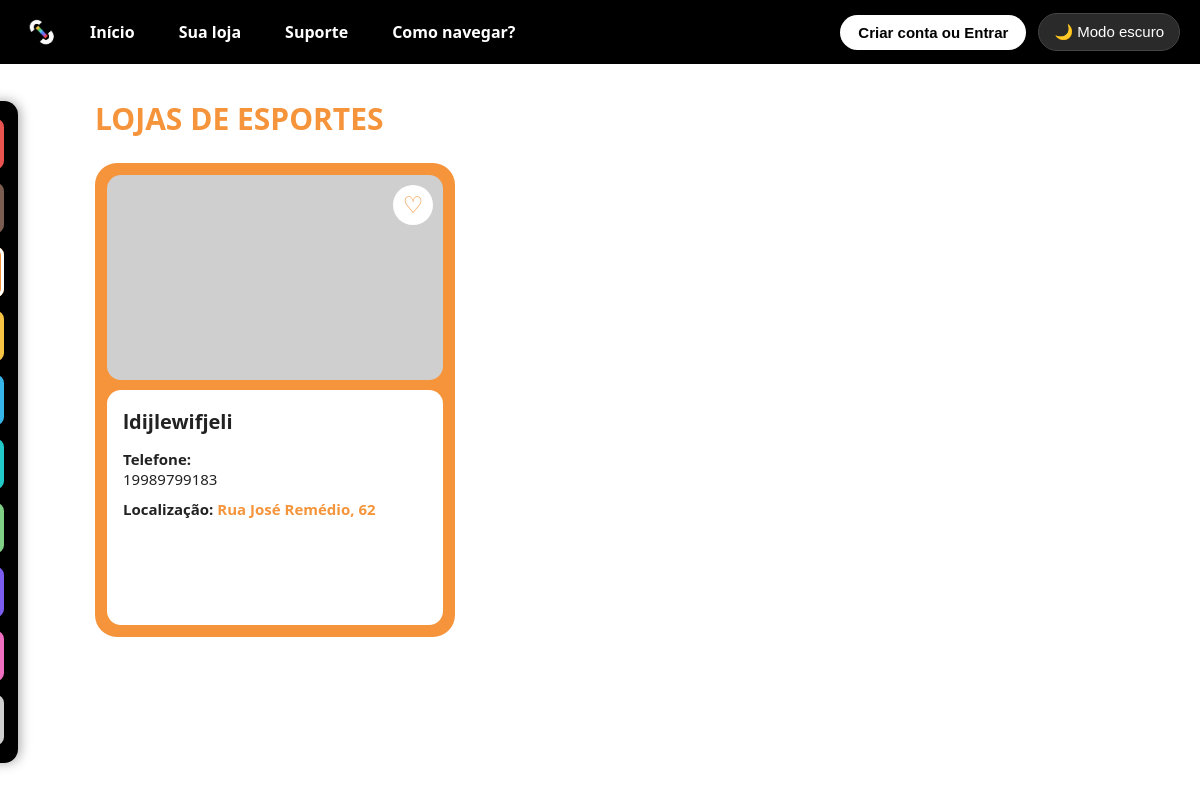
The app's page /CatEsportes/ with its own data.
### AppStoreLink/models.py (models this page shows, shortened)
class Loja(models.Model):
    id_loja = models.AutoField(primary_key=True)
    nome_loja = models.CharField(max_length=100)
    telefone_loja = models.CharField(max_length=15, blank=True, null=True)
    email_loja = models.EmailField(max_length=100)
    cnpj = models.CharField(max_length=18, unique=True) # !--!--!--!--!--!--!--! {{MUDAR PARA RECEBER TAMBEM CARACTERES "pois o CNPJ atual recebe letras tembem"}}  !--!--!--!--!--!--!--!
    foto_estabelecimento = models.CharField(max_length=255, blank=True, null=True)
    link = models.URLField(max_length=255, blank=True, null=True)
    id_endereco = models.ForeignKey(
        Endereco, on_delete=models.CASCADE, db_column="id_endereco"
    )
    id_categoria = models.ForeignKey(
        Categoria, on_delete=models.CASCADE, db_column="id_categoria"
    )

class Endereco(models.Model):
    id_endereco = models.AutoField(primary_key=True)
    rua = models.CharField(max_length=100)
    numero_estabelecimento = models.CharField(max_length=10)
    cep = models.CharField(max_length=9)

### AppStoreLink/views.py (the view)
# urls.py: path('CatEsportes/', CatEsportes, name='CatEsportes'),
def CatEsportes(request):
    lojas = Loja.objects.filter(
        id_categoria__tipo_categoria='Esportes'
    ).select_related('id_endereco', 'id_categoria')
    contexto = {
        'categoria': 'Esportes',
        'lojas': lojas,
    }
    return render(request, 'AppStoreLink/CatEsportes.html', contexto)

### AppStoreLink/context_processors.py (called while the page is built)
def usuario_logado(request): # -> define a função que chama a cada renderização
    usuario_id = request.session.get('usuario_id') # -> essa linha define que um 'usuario_id' e logado, e nao logado e um 'None'
    usuario = Usuario.objects.filter(pk=usuario_id).first() if usuario_id else None # -> verifica se o 'usuario_id' tem valor, caso nao, retorna 'None'
    return {'usuario_logado': usuario} # -> a chave 'usuario_logado' vira o nome da var. em templates

### templates/AppStoreLink/CatEsportes.html (shortened to what this page needs)
{% load static %}
<!DOCTYPE html>
<html lang="pt-BR">
<head>
  <link rel="stylesheet" href="{% static 'AppStoreLink/styles/style.css' %}">
  <link rel="stylesheet" href="{% static 'AppStoreLink/styles/catesportes.css' %}">
</head>
<body>
  <div class="topbar">
    <div class="logo-icon">
      <img src="{% static 'AppStoreLink/images/icon-dark.png' %}" alt="StoreLink">
    </div>
    <a class="nav-btn" href="{% url 'index' %}">Início</a>
    <a class="nav-btn" href="{% url 'perfil-loja' %}">Sua loja</a>
    <a class="nav-btn" href="{% url 'suporte' %}">Suporte</a>
    <a class="nav-btn" onclick="setActiveNav(this)">Como navegar?</a>
    {% if usuario_logado %}
      <button class="nav-account-btn" data-url="{% url 'perfil-consumidor' %}" onclick="location.href=this.dataset.url">
        👤 Minha conta
      </button>
    {% else %}
      <button class="nav-account-btn" data-url="{% url 'cadastro' %}" onclick="location.href=this.dataset.url">
        Criar conta ou Entrar
      </button>
    {% endif %}
    <button class="theme-toggle" onclick="toggleTheme(this)">
      🌙 Modo escuro
    </button>
  </div>
  <div class="sidebar-trigger"></div>
  <div class="sidebar">
    <a class="cat-btn cat-alimentos {% if categoria == 'Alimentos' %}cat-active{% endif %}" href="{% url 'CatAlimentos' %}">Alimentos</a>
    <a class="cat-btn cat-moda {% if categoria == 'Moda' %}cat-active{% endif %}" href="{% url 'CatModa' %}">Moda</a>
    <a class="cat-btn cat-esportes {% if categoria == 'Esportes' %}cat-active{% endif %}" href="{% url 'CatEsportes' %}">Esportes</a>
    <a class="cat-btn cat-construcao {% if categoria == 'Construção' %}cat-active{% endif %}" href="{% url 'CatConstrucao' %}">Construção</a>
    <a class="cat-btn cat-saude {% if categoria == 'Saúde' %}cat-active{% endif %}" href="{% url 'CatSaude' %}">Saúde</a>
    <a class="cat-btn cat-pets {% if categoria == 'Pets' %}cat-active{% endif %}" href="{% url 'CatPets' %}">Pets</a>
    <a class="cat-btn cat-ambiente {% if categoria == 'Ambiente' %}cat-active{% endif %}" href="{% url 'CatAmbiente' %}">Ambiente</a>
    <a class="cat-btn cat-tecnologia {% if categoria == 'Tecnologia' %}cat-active{% endif %}" href="{% url 'CatTecnologia' %}">Tecnologia</a>
    <a class="cat-btn cat-beleza {% if categoria == 'Beleza' %}cat-active{% endif %}" href="{% url 'CatBeleza' %}">Beleza</a>
    <a class="cat-btn cat-outros {% if categoria == 'Outros' %}cat-active{% endif %}" href="{% url 'CatOutros' %}">Outros</a>
  </div>
  <div class="categoria-container">
    <h1 class="categoria-titulo">
      Lojas de Esportes
    </h1>
    {% if lojas %}
      <div class="loja-grid">
        {% for loja in lojas %}
          <div
            class="loja-card"
            data-url="{% url 'InformacoesLoja' loja.id_loja %}"
            onclick="location.href=this.dataset.url"
            style="cursor: pointer;"
          >
            <div class="loja-card-capa">
              <form
                method="POST"
                action="{% url 'favoritar-loja' loja.id_loja %}"
                onclick="event.stopPropagation()"
              >
                <button type="submit" class="loja-card-fav" aria-label="Favoritar">
                  ♡
                </button>
              </form>
            </div>
            <div class="loja-card-corpo">
              <h3>{{ loja.nome_loja }}</h3>
              {% if loja.telefone_loja %}
                <p class="loja-card-label">Telefone:</p>
                <p>{{ loja.telefone_loja }}</p>
              {% endif %}
              {% if loja.id_endereco %}
                <p class="loja-card-label">
                  Localização:
                  <span class="loja-card-endereco">
                    {{ loja.id_endereco.rua }},
                    {{ loja.id_endereco.numero_estabelecimento }}
                  </span>
                </p>
              {% endif %}
            </div>
          </div>
        {% endfor %}
      </div>
    {% else %}
      <p class="hint-text categoria-vazio">
        Nenhuma loja encontrada nessa categoria ainda.
      </p>
    {% endif %}
  </div>
</body>
</html>

### AppStoreLink/static/AppStoreLink/styles/style.css (style rules this page uses)
* { margin: 0; padding: 0; box-sizing: border-box; }
:root { --bg-page: #ffffff; --text-color: #222222; --hint-color: #b8b8b8; --topbar-bg: #000000; --search-bg: #000000; }
body { font-family: 'Segoe UI', Arial, sans-serif; background: var(--bg-page); color: var(--text-color); transition: background 0.25s ease, color 0.25s ease; }
.topbar { background: var(--topbar-bg); display: flex; align-items: center; height: 64px; padding: 9px 20px; gap: 12px; position: relative; z-index: 200; }
.logo-icon { width: 42px; height: 42px; background: transparent; border-radius: 8px; display: flex; align-items: center; justify-content: center; overflow: hidden; padding: 4px; }
.logo-icon img { width: 100%; height: 100%; object-fit: contain; }
.nav-btn { position: relative; background: transparent; border: none; color: #fff; font-weight: 600; font-size: 16px; padding: 10px 16px; border-radius: 6px; cursor: pointer; text-decoration: none; transition: transform 0.2s ease, color 0.2s ease, background 0.2s ease; }
.nav-account-btn { margin-left: auto; background: #fff; color: #000; border: none; font-weight: 700; font-size: 15px; padding: 9px 18px; border-radius: 20px; cursor: pointer; display: flex; align-items: center; gap: 7px; transition: transform 0.2s ease, filter 0.2s ease; }
.theme-toggle { background: #2a2a2a; border: 1px solid #444; color: #fff; font-size: 15px; padding: 9px 15px; border-radius: 20px; cursor: pointer; display: flex; align-items: center; gap: 6px; }
.sidebar-trigger { position: fixed; top: 64px; left: 0; width: 45px; height: calc(100vh - 64px); z-index: 90; background: transparent; }
.sidebar { position: fixed; top: calc(64px + (100vh - 64px) / 2); left: 0; transform: translateX(calc(-100% + 18px)) translateY(-50%); width: 220px; background: var(--sidebar-bg, #000000); padding: 18px 14px; display: flex; flex-direction: column; gap: 14px; height: auto; border-radius: 14px; box-shadow: 2px 0 12px rgba(0,0,0,0.35); transition: transform 0.25s ease; z-index: 95; }
.cat-btn { border: none; color: #fff; font-weight: 700; font-size: 16px; padding: 14px 10px; border-radius: 8px; cursor: pointer; text-align: center; display: block; text-decoration: none; }
.cat-alimentos { background: #e8534f; }
.cat-moda { background: #7a5c50; }
.cat-esportes { background: #f5943a; }
.cat-construcao { background: #f6c344; }
.cat-saude { background: #35b5ea; }
.cat-pets { background: #21c9c9; }
.cat-ambiente { background: #7fcf85; }
.cat-tecnologia { background: #7c5cf0; color: #fff; }
.cat-beleza { background: #f06ec0; }
.cat-outros { background: #cfcfcf; color: #333; }
.cat-btn.cat-active { outline: 3px solid #fff; outline-offset: -3px; }
.categoria-container { padding: 40px 60px 60px; }
.categoria-titulo { color: #e8534f; font-size: 26px; font-weight: 800; text-transform: uppercase; margin-bottom: 30px; }
.loja-grid { display: flex; flex-wrap: wrap; gap: 24px; }
.loja-card { width: 300px; background: #e8534f; border-radius: 18px; padding: 10px; flex-shrink: 0; }
.loja-card-capa { height: 150px; background: #cfcfcf; border-radius: 12px; position: relative; }
.loja-card-fav { position: absolute; top: 10px; right: 10px; width: 34px; height: 34px; border: none; border-radius: 50%; background: #fff; color: #e8534f; font-size: 18px; cursor: pointer; display: flex; align-items: center; justify-content: center; }
.loja-card-corpo { background: var(--bg-page); border-radius: 12px; padding: 16px 14px; margin-top: 10px; min-height: 140px; }
.loja-card-corpo h3 { color: var(--text-color); font-size: 18px; margin-bottom: 12px; }
.loja-card-label { color: var(--text-color); font-weight: 700; font-size: 14px; margin-top: 10px; }
.loja-card-corpo p { color: var(--text-color); font-size: 14px; }
.loja-card-endereco { color: #e8534f; font-weight: 600; }

### records on screen
Loja: nome_loja "ldijlewifjeli", telefone_loja "19989799183", id_endereco.rua "Rua José Remédio", id_endereco.numero_estabelecimento "62"
